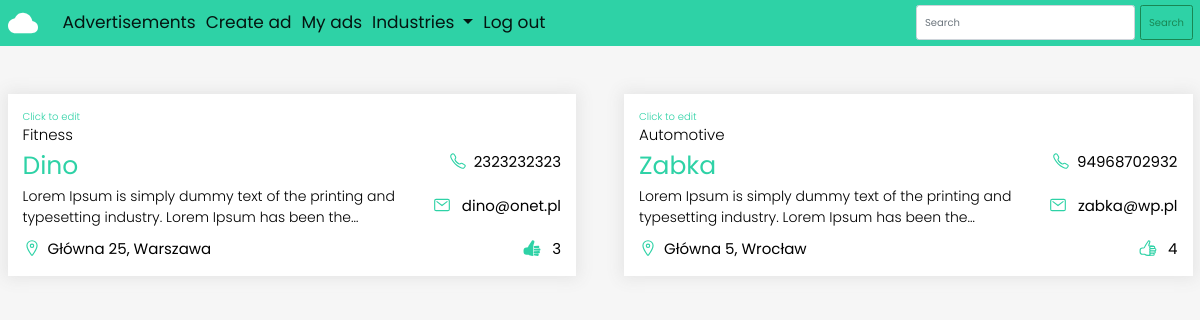
Screenshot of /my (signed in) with the database file from the repository.
### ads/models.py (models this page shows, shortened)
class Advertisement(models.Model):
    company = models.CharField(max_length=300)
    address = models.CharField(max_length=400)
    email = models.EmailField(max_length=254)
    phone = models.CharField(max_length=14)
    desc = models.TextField()
    industries = [
        ('','Choose industry'),
        ('re', 'Real estate'),
        ('ht', 'Health'),
        ('at', 'Automotive'),
        ('ft', 'Fitness'),
    ]
    industry = models.CharField(max_length=2, choices=industries, default='')
    user = models.ForeignKey(User, on_delete=models.CASCADE)
    likes = models.ManyToManyField(User, blank=True, related_name='likes')
    def display_industry(self):
        for industry in self.industries:
            if self.industry in industry:
                toDisplay = industry[1]
        return toDisplay
    def total_likes(self):
        return self.likes.count()

### ads/views.py (the view)
# urls.py: path('my', views.my, name='my'),
@login_required
def my(request):
    ads = Advertisement.objects.filter(user=request.user)
    for ad in ads:
        if ad.likes.filter(id=request.user.id).exists():
            ad.is_liked = True
        else:
            ad.is_liked = False
    return render(request, 'my.html', {'ads': ads})

### ads/templates/my.html
{% extends 'base.html' %}
{% block content %}
<div class="row">
    <div class="ads-row">
        {% for ad in ads %}
        <div class="ad-col">
            <a href="{% url 'edit' ad.id %}">
                <div class="ad-box">
                    <span id="edit">Click to edit</span>
                    <span>{{ad.display_industry}}</span>
                    <div class="info-row">
                        <div class="info-col big">
                            <h2>{{ad.company}}</h2>
                            <p class="desc">{{ad.desc|truncatechars:100}}</p>
                            <p class="small-info">
                                <ion-icon name="location-outline"></ion-icon>{{ad.address}}
                            </p>
                        </div>
                        <div class="info-col">
                            <p class="small-info">
                                <ion-icon name="call-outline"></ion-icon>{{ad.phone}}
                            </p>
                            <p class="small-info">
                                <ion-icon name="mail-outline"></ion-icon>
                                {{ad.email}}
                            </p>
                            <p class="small-info">
                                {% if ad.is_liked %}
                                <ion-icon name="thumbs-up"></ion-icon>
                                {{ad.total_likes}}
                                {% else %}
                                <ion-icon name="thumbs-up-outline"></ion-icon>
                                {{ad.total_likes}}
                                {% endif %}
                            </p>
                        </div>
                    </div>
                </div>
            </a>
        </div>
        {% endfor %}
    </div>
</div>
{% endblock content %}

### ads/static/css/styles.css (style rules this page uses)
* { margin: 0; padding: 0; box-sizing: border-box; }
:root { --background: #f6f6f6; --primary: #2ed2a6; }
html, body { font-size: 10px; font-family: 'Poppins', sans-serif; background-color: var(--background); }
a, a:hover { text-decoration: none; color: black; }
.row { max-width: 1200px; margin: 0 auto; }
.ads-row { display: flex; flex-wrap: wrap; justify-content: space-between; }
.ad-col { flex: 0 0 calc(50% - 2.4rem); display: inline-flex; margin-top: 4.8rem; }
.ad-box { width: 100%; background-color: #fff; padding: 1.5rem; box-shadow: 0 0 15px 3px #e5e5e5; transition: box-shadow 0.4s; height: 100%; }
.info-row { display: flex; justify-content: space-between; }
.info-col { display: flex; flex: 2; flex-direction: column; justify-content: space-between; }
.info-col:last-child { text-align: right; }
.big { flex: 5; }
.ad-box span { display: block; font-size: 1.5rem; font-weight: 300; margin-bottom: 0.5rem; }
.ad-box h2 { font-size: 2.5rem; font-weight: 400; color: var(--primary); }
.desc { font-size: 1.4rem; font-weight: 300; }
.ad-box ion-icon { color: var(--primary); font-size: 1.8rem; margin-right: 0.7rem; margin-bottom: -3px; }
.small-info { font-size: 1.5rem; margin: 0; }
#edit { color: var(--primary); font-size: 1rem; margin: 0; }

### rows the page displays
Advertisement: display_industry "Fitness", company "Dino", desc "Lorem Ipsum is simply dummy text of the printing and typesetting industry. Lorem Ipsum has been the…", address "Główna 25, Warszawa", phone "2323232323", email "dino@onet.pl", total_likes "3"
Advertisement: display_industry "Automotive", company "Zabka", desc "Lorem Ipsum is simply dummy text of the printing and typesetting industry. Lorem Ipsum has been the…", address "Główna 5, Wrocław", phone "94968702932", email "zabka@wp.pl", total_likes "4"
